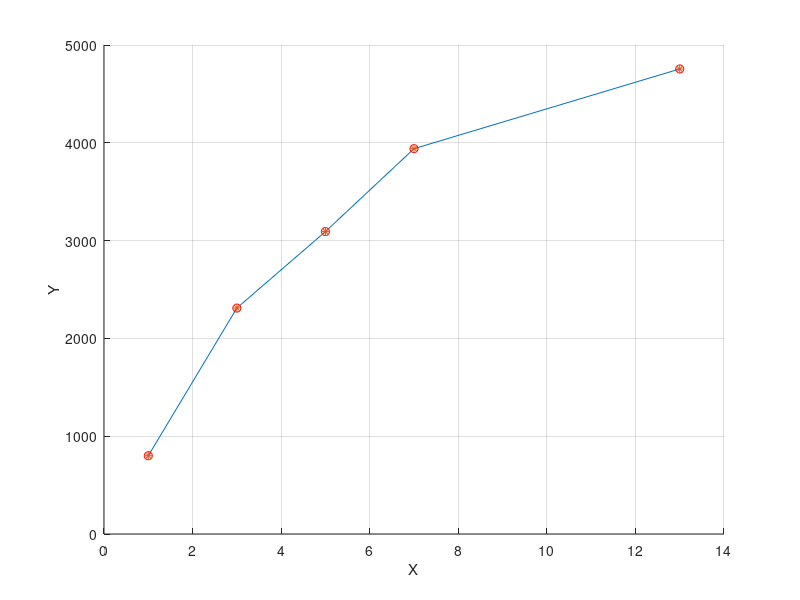

This chart was generated by the following MATLAB code:
disp('Inicio del metodo de minimos cuadrados.')

x=[1, 3, 5, 7, 13];
y=[800, 2310, 3092, 3940, 4755];
g=input('De que grado es su polinomio: ');
Tabulacion=polyfit(x, y , g); %El numero "g" es depende al grado del polinomio.

fprintf('El resultado de la tabulacion es: ');
disp(Tabulacion);

%Estetica de la grafica.
zoom on;
grid on;
hold on;
xlabel('X');
ylabel('Y');
plot(x, y);
plot(x, y, 'or');
plot(x, y, '*');

% x=input('Ingrese el vector fila x: ');
% y=input('Ingrese el vector fila y: ');
% n=length(x);
% 
% sx=0;
% sy=0;
% sxy=0;
% sx2y=0;
% sx2=0;
% sx3=0;
% sx4=0;
% 
% for i=1:n
%     sx=sx+x(i);
%     sy=sy+y(i);
%     sxy=sxy + x(i)*y(i);
%     sx2y=sx2y + x(i)^2 * y(i);
%     sx2=sx2 + x(i)^2;
%     sx3=sx2 + x(i)^3;
%     sx4=sx2 + x(i)^4;
% end
% 
% A=sy;
% B=sxy;
% C=sx2y;
% D=n;
% E=sx;
% F=sx2;
% G=sx3;
% H=sx4;
% 
% m=[D, E, F; E, F, G; F, G, H];
% b=[C, B, A];
% a=m/b;
% 
% disp(a);